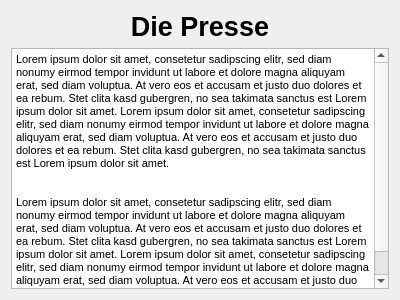
<?xml version="1.0" encoding="UTF-8"?>
<ui version="4.0">
 <class>Form</class>
 <widget class="QWidget" name="Form">
  <property name="geometry">
   <rect>
    <x>0</x>
    <y>0</y>
    <width>400</width>
    <height>300</height>
   </rect>
  </property>
  <property name="windowTitle">
   <string>Form</string>
  </property>
  <layout class="QGridLayout" name="gridLayout">
   <item row="0" column="0">
    <widget class="QLabel" name="label">
     <property name="font">
      <font>
       <pointsize>20</pointsize>
       <weight>75</weight>
       <bold>true</bold>
      </font>
     </property>
     <property name="text">
      <string>Die Presse</string>
     </property>
     <property name="alignment">
      <set>Qt::AlignCenter</set>
     </property>
    </widget>
   </item>
   <item row="1" column="0">
    <widget class="QTextBrowser" name="textBrowser">
     <property name="html">
      <string>&lt;!DOCTYPE HTML PUBLIC &quot;-//W3C//DTD HTML 4.0//EN&quot; &quot;http://www.w3.org/TR/REC-html40/strict.dtd&quot;&gt;
&lt;html&gt;&lt;head&gt;&lt;meta name=&quot;qrichtext&quot; content=&quot;1&quot; /&gt;&lt;style type=&quot;text/css&quot;&gt;
p, li { white-space: pre-wrap; }
&lt;/style&gt;&lt;/head&gt;&lt;body style=&quot; font-family:'MS Shell Dlg 2'; font-size:8.25pt; font-weight:400; font-style:normal;&quot;&gt;
&lt;p style=&quot; margin-top:0px; margin-bottom:0px; margin-left:0px; margin-right:0px; -qt-block-indent:0; text-indent:0px;&quot;&gt;&lt;span style=&quot; font-size:8pt;&quot;&gt;Lorem ipsum dolor sit amet, consetetur sadipscing elitr, sed diam nonumy eirmod tempor invidunt ut labore et dolore magna aliquyam erat, sed diam voluptua. At vero eos et accusam et justo duo dolores et ea rebum. Stet clita kasd gubergren, no sea takimata sanctus est Lorem ipsum dolor sit amet. Lorem ipsum dolor sit amet, consetetur sadipscing elitr, sed diam nonumy eirmod tempor invidunt ut labore et dolore magna aliquyam erat, sed diam voluptua. At vero eos et accusam et justo duo dolores et ea rebum. Stet clita kasd gubergren, no sea takimata sanctus est Lorem ipsum dolor sit amet.&lt;/span&gt;&lt;/p&gt;
&lt;p style=&quot;-qt-paragraph-type:empty; margin-top:0px; margin-bottom:0px; margin-left:0px; margin-right:0px; -qt-block-indent:0; text-indent:0px; font-size:8pt;&quot;&gt;&lt;br /&gt;&lt;/p&gt;
&lt;p style=&quot;-qt-paragraph-type:empty; margin-top:0px; margin-bottom:0px; margin-left:0px; margin-right:0px; -qt-block-indent:0; text-indent:0px; font-size:8pt;&quot;&gt;&lt;br /&gt;&lt;/p&gt;
&lt;p style=&quot; margin-top:0px; margin-bottom:0px; margin-left:0px; margin-right:0px; -qt-block-indent:0; text-indent:0px;&quot;&gt;&lt;span style=&quot; font-size:8pt;&quot;&gt;Lorem ipsum dolor sit amet, consetetur sadipscing elitr, sed diam nonumy eirmod tempor invidunt ut labore et dolore magna aliquyam erat, sed diam voluptua. At vero eos et accusam et justo duo dolores et ea rebum. Stet clita kasd gubergren, no sea takimata sanctus est Lorem ipsum dolor sit amet. Lorem ipsum dolor sit amet, consetetur sadipscing elitr, sed diam nonumy eirmod tempor invidunt ut labore et dolore magna aliquyam erat, sed diam voluptua. At vero eos et accusam et justo duo dolores et ea rebum. Stet clita kasd gubergren, no sea takimata sanctus est Lorem ipsum dolor sit amet.&lt;/span&gt;&lt;/p&gt;&lt;/body&gt;&lt;/html&gt;</string>
     </property>
    </widget>
   </item>
  </layout>
 </widget>
 <resources/>
 <connections/>
</ui>
